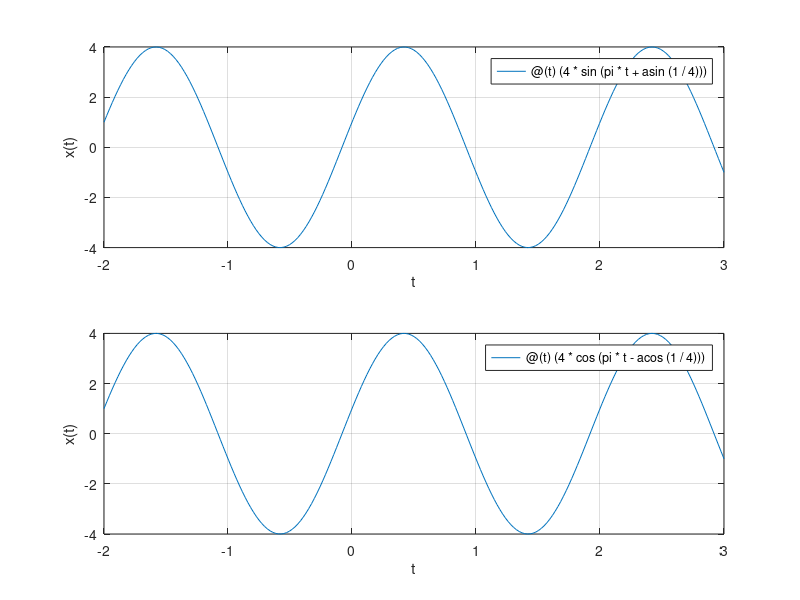

Recreate this plot in MATLAB.
subplot(2,1,1)
x=@(t)(4*sin(pi*t+asin(1/4)));
fplot(x, [-2, 3]); grid;
xlabel('t'); ylabel('x(t)')

subplot(2,1,2)
t= -2:0.01:3;
x=@(t)(4*cos(pi*t-acos(1/4)));
fplot(x, [-2, 3]); grid;
xlabel('t'); ylabel('x(t)')